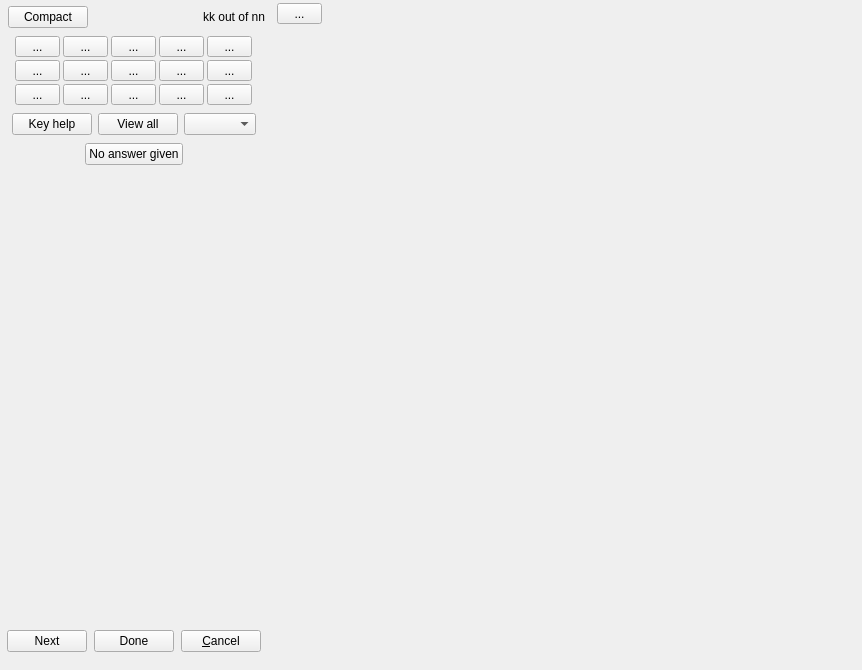
<?xml version="1.0" encoding="UTF-8"?>
<ui version="4.0">
 <class>annotator_rhm</class>
 <widget class="QWidget" name="annotator_rhm">
  <property name="windowModality">
   <enum>Qt::WindowModal</enum>
  </property>
  <property name="geometry">
   <rect>
    <x>0</x>
    <y>0</y>
    <width>862</width>
    <height>670</height>
   </rect>
  </property>
  <property name="windowTitle">
   <string>Annotate paper</string>
  </property>
  <layout class="QHBoxLayout" name="horizontalLayout">
   <property name="leftMargin">
    <number>0</number>
   </property>
   <property name="topMargin">
    <number>0</number>
   </property>
   <property name="rightMargin">
    <number>0</number>
   </property>
   <property name="bottomMargin">
    <number>0</number>
   </property>
   <item>
    <widget class="QFrame" name="hideableBox">
     <property name="frameShape">
      <enum>QFrame::NoFrame</enum>
     </property>
     <property name="frameShadow">
      <enum>QFrame::Raised</enum>
     </property>
     <layout class="QVBoxLayout" name="verticalLayout">
      <property name="spacing">
       <number>2</number>
      </property>
      <property name="leftMargin">
       <number>0</number>
      </property>
      <property name="topMargin">
       <number>3</number>
      </property>
      <property name="rightMargin">
       <number>0</number>
      </property>
      <item>
       <widget class="QFrame" name="frame_1">
        <property name="frameShape">
         <enum>QFrame::NoFrame</enum>
        </property>
        <property name="frameShadow">
         <enum>QFrame::Plain</enum>
        </property>
        <layout class="QHBoxLayout" name="modeLayout" stretch="0,0,0">
         <property name="spacing">
          <number>3</number>
         </property>
         <property name="leftMargin">
          <number>3</number>
         </property>
         <property name="topMargin">
          <number>3</number>
         </property>
         <property name="rightMargin">
          <number>3</number>
         </property>
         <property name="bottomMargin">
          <number>3</number>
         </property>
         <item alignment="Qt::AlignRight">
          <widget class="QPushButton" name="hideButton">
           <property name="text">
            <string>Compact</string>
           </property>
          </widget>
         </item>
         <item alignment="Qt::AlignHCenter">
          <widget class="QLabel" name="modeLabel">
           <property name="text">
            <string notr="true">&lt;mode&gt;</string>
           </property>
           <property name="alignment">
            <set>Qt::AlignCenter</set>
           </property>
          </widget>
         </item>
         <item alignment="Qt::AlignRight">
          <widget class="QLabel" name="markLabel">
           <property name="text">
            <string>kk out of nn</string>
           </property>
          </widget>
         </item>
        </layout>
       </widget>
      </item>
      <item alignment="Qt::AlignHCenter">
       <widget class="QFrame" name="frame">
        <property name="sizePolicy">
         <sizepolicy hsizetype="Fixed" vsizetype="Fixed">
          <horstretch>0</horstretch>
          <verstretch>0</verstretch>
         </sizepolicy>
        </property>
        <layout class="QGridLayout" name="toolLayout">
         <property name="leftMargin">
          <number>3</number>
         </property>
         <property name="topMargin">
          <number>3</number>
         </property>
         <property name="rightMargin">
          <number>3</number>
         </property>
         <property name="bottomMargin">
          <number>3</number>
         </property>
         <property name="spacing">
          <number>3</number>
         </property>
         <item row="0" column="4">
          <widget class="QToolButton" name="penButton">
           <property name="minimumSize">
            <size>
             <width>45</width>
             <height>0</height>
            </size>
           </property>
           <property name="toolTip">
            <string>press t</string>
           </property>
           <property name="text">
            <string>...</string>
           </property>
          </widget>
         </item>
         <item row="1" column="4">
          <widget class="QToolButton" name="textButton">
           <property name="minimumSize">
            <size>
             <width>45</width>
             <height>0</height>
            </size>
           </property>
           <property name="toolTip">
            <string>press g</string>
           </property>
           <property name="text">
            <string>...</string>
           </property>
          </widget>
         </item>
         <item row="2" column="3">
          <widget class="QToolButton" name="commentDownButton">
           <property name="minimumSize">
            <size>
             <width>45</width>
             <height>0</height>
            </size>
           </property>
           <property name="toolTip">
            <string>press v</string>
           </property>
           <property name="toolTipDuration">
            <number>-1</number>
           </property>
           <property name="text">
            <string>...</string>
           </property>
          </widget>
         </item>
         <item row="0" column="3">
          <widget class="QToolButton" name="commentUpButton">
           <property name="minimumSize">
            <size>
             <width>45</width>
             <height>0</height>
            </size>
           </property>
           <property name="toolTip">
            <string>press r</string>
           </property>
           <property name="toolTipDuration">
            <number>-1</number>
           </property>
           <property name="text">
            <string>...</string>
           </property>
          </widget>
         </item>
         <item row="0" column="0">
          <widget class="QToolButton" name="panButton">
           <property name="minimumSize">
            <size>
             <width>45</width>
             <height>0</height>
            </size>
           </property>
           <property name="toolTip">
            <string>press q</string>
           </property>
           <property name="text">
            <string>...</string>
           </property>
          </widget>
         </item>
         <item row="2" column="4">
          <widget class="QToolButton" name="lineButton">
           <property name="minimumSize">
            <size>
             <width>45</width>
             <height>0</height>
            </size>
           </property>
           <property name="toolTip">
            <string>press b</string>
           </property>
           <property name="text">
            <string>...</string>
           </property>
          </widget>
         </item>
         <item row="1" column="2">
          <widget class="QToolButton" name="tickButton">
           <property name="minimumSize">
            <size>
             <width>45</width>
             <height>0</height>
            </size>
           </property>
           <property name="toolTip">
            <string>press d</string>
           </property>
           <property name="toolTipDuration">
            <number>-1</number>
           </property>
           <property name="text">
            <string>...</string>
           </property>
          </widget>
         </item>
         <item row="2" column="0">
          <widget class="QToolButton" name="moveButton">
           <property name="minimumSize">
            <size>
             <width>45</width>
             <height>0</height>
            </size>
           </property>
           <property name="toolTip">
            <string>press z</string>
           </property>
           <property name="text">
            <string>...</string>
           </property>
          </widget>
         </item>
         <item row="0" column="1">
          <widget class="QToolButton" name="redoButton">
           <property name="minimumSize">
            <size>
             <width>45</width>
             <height>0</height>
            </size>
           </property>
           <property name="toolTip">
            <string>press w</string>
           </property>
           <property name="text">
            <string>...</string>
           </property>
          </widget>
         </item>
         <item row="1" column="0">
          <widget class="QToolButton" name="zoomButton">
           <property name="minimumSize">
            <size>
             <width>45</width>
             <height>0</height>
            </size>
           </property>
           <property name="toolTip">
            <string>press a</string>
           </property>
           <property name="text">
            <string>...</string>
           </property>
          </widget>
         </item>
         <item row="2" column="1">
          <widget class="QToolButton" name="deleteButton">
           <property name="minimumSize">
            <size>
             <width>45</width>
             <height>0</height>
            </size>
           </property>
           <property name="toolTip">
            <string>press x</string>
           </property>
           <property name="text">
            <string>...</string>
           </property>
          </widget>
         </item>
         <item row="1" column="3">
          <widget class="QToolButton" name="commentButton">
           <property name="minimumSize">
            <size>
             <width>45</width>
             <height>0</height>
            </size>
           </property>
           <property name="toolTip">
            <string>press f</string>
           </property>
           <property name="toolTipDuration">
            <number>-1</number>
           </property>
           <property name="text">
            <string>...</string>
           </property>
          </widget>
         </item>
         <item row="1" column="1">
          <widget class="QToolButton" name="undoButton">
           <property name="minimumSize">
            <size>
             <width>45</width>
             <height>0</height>
            </size>
           </property>
           <property name="toolTip">
            <string>press s</string>
           </property>
           <property name="text">
            <string>...</string>
           </property>
          </widget>
         </item>
         <item row="0" column="2">
          <widget class="QToolButton" name="crossButton">
           <property name="minimumSize">
            <size>
             <width>45</width>
             <height>0</height>
            </size>
           </property>
           <property name="toolTip">
            <string>press e</string>
           </property>
           <property name="text">
            <string>...</string>
           </property>
          </widget>
         </item>
         <item row="2" column="2">
          <widget class="QToolButton" name="boxButton">
           <property name="minimumSize">
            <size>
             <width>45</width>
             <height>0</height>
            </size>
           </property>
           <property name="toolTip">
            <string>press c</string>
           </property>
           <property name="text">
            <string>...</string>
           </property>
          </widget>
         </item>
        </layout>
       </widget>
      </item>
      <item>
       <widget class="QFrame" name="frame_4">
        <property name="frameShape">
         <enum>QFrame::NoFrame</enum>
        </property>
        <property name="frameShadow">
         <enum>QFrame::Plain</enum>
        </property>
        <layout class="QHBoxLayout" name="buttonsLayout">
         <property name="leftMargin">
          <number>12</number>
         </property>
         <property name="topMargin">
          <number>3</number>
         </property>
         <property name="rightMargin">
          <number>12</number>
         </property>
         <property name="bottomMargin">
          <number>1</number>
         </property>
         <item>
          <widget class="QPushButton" name="keyHelpButton">
           <property name="sizePolicy">
            <sizepolicy hsizetype="Preferred" vsizetype="Fixed">
             <horstretch>0</horstretch>
             <verstretch>0</verstretch>
            </sizepolicy>
           </property>
           <property name="toolTip">
            <string>List shortcut keys</string>
           </property>
           <property name="text">
            <string>Key help</string>
           </property>
          </widget>
         </item>
         <item>
          <widget class="QPushButton" name="viewButton">
           <property name="sizePolicy">
            <sizepolicy hsizetype="Preferred" vsizetype="Fixed">
             <horstretch>0</horstretch>
             <verstretch>0</verstretch>
            </sizepolicy>
           </property>
           <property name="toolTip">
            <string>Show entire paper in new window</string>
           </property>
           <property name="text">
            <string>View all</string>
           </property>
          </widget>
         </item>
         <item>
          <widget class="QComboBox" name="zoomCB"/>
         </item>
        </layout>
       </widget>
      </item>
      <item>
       <widget class="QFrame" name="markBox">
        <property name="sizePolicy">
         <sizepolicy hsizetype="Minimum" vsizetype="Preferred">
          <horstretch>0</horstretch>
          <verstretch>0</verstretch>
         </sizepolicy>
        </property>
        <layout class="QGridLayout" name="markGrid">
         <property name="leftMargin">
          <number>3</number>
         </property>
         <property name="topMargin">
          <number>1</number>
         </property>
         <property name="rightMargin">
          <number>3</number>
         </property>
         <property name="bottomMargin">
          <number>1</number>
         </property>
         <property name="spacing">
          <number>3</number>
         </property>
        </layout>
       </widget>
      </item>
      <item>
       <widget class="QFrame" name="frame_5">
        <layout class="QHBoxLayout" name="horizontalLayout_2">
         <property name="spacing">
          <number>6</number>
         </property>
         <property name="leftMargin">
          <number>12</number>
         </property>
         <property name="topMargin">
          <number>1</number>
         </property>
         <property name="rightMargin">
          <number>12</number>
         </property>
         <property name="bottomMargin">
          <number>1</number>
         </property>
         <item>
          <spacer name="horizontalSpacer_2">
           <property name="orientation">
            <enum>Qt::Horizontal</enum>
           </property>
           <property name="sizeHint" stdset="0">
            <size>
             <width>40</width>
             <height>20</height>
            </size>
           </property>
          </spacer>
         </item>
         <item>
          <widget class="QPushButton" name="noAnswerButton">
           <property name="text">
            <string>No answer given</string>
           </property>
          </widget>
         </item>
         <item>
          <spacer name="horizontalSpacer">
           <property name="orientation">
            <enum>Qt::Horizontal</enum>
           </property>
           <property name="sizeHint" stdset="0">
            <size>
             <width>40</width>
             <height>20</height>
            </size>
           </property>
          </spacer>
         </item>
        </layout>
       </widget>
      </item>
      <item>
       <widget class="QFrame" name="frame_3">
        <property name="sizePolicy">
         <sizepolicy hsizetype="Preferred" vsizetype="Expanding">
          <horstretch>0</horstretch>
          <verstretch>2</verstretch>
         </sizepolicy>
        </property>
        <layout class="QGridLayout" name="commentGrid">
         <property name="leftMargin">
          <number>3</number>
         </property>
         <property name="topMargin">
          <number>1</number>
         </property>
         <property name="rightMargin">
          <number>3</number>
         </property>
         <property name="bottomMargin">
          <number>3</number>
         </property>
         <property name="spacing">
          <number>3</number>
         </property>
        </layout>
       </widget>
      </item>
      <item>
       <widget class="QFrame" name="frame_2">
        <property name="sizePolicy">
         <sizepolicy hsizetype="Expanding" vsizetype="Preferred">
          <horstretch>0</horstretch>
          <verstretch>0</verstretch>
         </sizepolicy>
        </property>
        <property name="frameShape">
         <enum>QFrame::NoFrame</enum>
        </property>
        <property name="frameShadow">
         <enum>QFrame::Plain</enum>
        </property>
        <layout class="QHBoxLayout" name="ebLayout">
         <property name="spacing">
          <number>3</number>
         </property>
         <property name="leftMargin">
          <number>3</number>
         </property>
         <property name="topMargin">
          <number>3</number>
         </property>
         <property name="rightMargin">
          <number>3</number>
         </property>
         <item>
          <widget class="QPushButton" name="finishedButton">
           <property name="sizePolicy">
            <sizepolicy hsizetype="Fixed" vsizetype="Fixed">
             <horstretch>0</horstretch>
             <verstretch>0</verstretch>
            </sizepolicy>
           </property>
           <property name="toolTip">
            <string>Save and move to the next paper</string>
           </property>
           <property name="whatsThis">
            <string/>
           </property>
           <property name="text">
            <string>Next</string>
           </property>
          </widget>
         </item>
         <item>
          <widget class="QPushButton" name="finishNoRelaunchButton">
           <property name="sizePolicy">
            <sizepolicy hsizetype="Fixed" vsizetype="Fixed">
             <horstretch>0</horstretch>
             <verstretch>0</verstretch>
            </sizepolicy>
           </property>
           <property name="toolTip">
            <string>Save and return to marker window</string>
           </property>
           <property name="text">
            <string>Done</string>
           </property>
          </widget>
         </item>
         <item>
          <widget class="QPushButton" name="cancelButton">
           <property name="sizePolicy">
            <sizepolicy hsizetype="Fixed" vsizetype="Fixed">
             <horstretch>0</horstretch>
             <verstretch>0</verstretch>
            </sizepolicy>
           </property>
           <property name="toolTip">
            <string>Cancel the current annotations and return to marker window</string>
           </property>
           <property name="text">
            <string>&amp;Cancel</string>
           </property>
          </widget>
         </item>
        </layout>
       </widget>
      </item>
     </layout>
    </widget>
   </item>
   <item>
    <widget class="QFrame" name="revealBox0">
     <property name="frameShape">
      <enum>QFrame::NoFrame</enum>
     </property>
     <property name="frameShadow">
      <enum>QFrame::Raised</enum>
     </property>
     <layout class="QVBoxLayout" name="verticalLayout_2">
      <property name="spacing">
       <number>0</number>
      </property>
      <property name="leftMargin">
       <number>0</number>
      </property>
      <property name="topMargin">
       <number>0</number>
      </property>
      <property name="rightMargin">
       <number>0</number>
      </property>
      <property name="bottomMargin">
       <number>0</number>
      </property>
      <item alignment="Qt::AlignTop">
       <widget class="QFrame" name="revealBox1">
        <property name="sizePolicy">
         <sizepolicy hsizetype="Preferred" vsizetype="Minimum">
          <horstretch>0</horstretch>
          <verstretch>0</verstretch>
         </sizepolicy>
        </property>
        <property name="frameShape">
         <enum>QFrame::NoFrame</enum>
        </property>
        <property name="frameShadow">
         <enum>QFrame::Raised</enum>
        </property>
        <layout class="QGridLayout" name="revealLayout">
         <property name="leftMargin">
          <number>3</number>
         </property>
         <property name="topMargin">
          <number>3</number>
         </property>
         <property name="rightMargin">
          <number>3</number>
         </property>
         <property name="bottomMargin">
          <number>3</number>
         </property>
         <property name="spacing">
          <number>3</number>
         </property>
         <item row="1" column="0">
          <widget class="QToolButton" name="deltaButton">
           <property name="sizePolicy">
            <sizepolicy hsizetype="Fixed" vsizetype="Fixed">
             <horstretch>0</horstretch>
             <verstretch>0</verstretch>
            </sizepolicy>
           </property>
           <property name="minimumSize">
            <size>
             <width>45</width>
             <height>0</height>
            </size>
           </property>
           <property name="text">
            <string>...</string>
           </property>
          </widget>
         </item>
        </layout>
       </widget>
      </item>
      <item alignment="Qt::AlignHCenter|Qt::AlignBottom">
       <widget class="QFrame" name="revealBox2">
        <property name="sizePolicy">
         <sizepolicy hsizetype="Preferred" vsizetype="Minimum">
          <horstretch>0</horstretch>
          <verstretch>0</verstretch>
         </sizepolicy>
        </property>
        <property name="frameShape">
         <enum>QFrame::NoFrame</enum>
        </property>
        <property name="frameShadow">
         <enum>QFrame::Raised</enum>
        </property>
        <layout class="QVBoxLayout" name="revealLayout2">
         <property name="spacing">
          <number>3</number>
         </property>
         <property name="leftMargin">
          <number>3</number>
         </property>
         <property name="topMargin">
          <number>3</number>
         </property>
         <property name="rightMargin">
          <number>3</number>
         </property>
         <property name="bottomMargin">
          <number>3</number>
         </property>
        </layout>
       </widget>
      </item>
     </layout>
    </widget>
   </item>
   <item>
    <widget class="QFrame" name="pageFrame">
     <property name="sizePolicy">
      <sizepolicy hsizetype="Preferred" vsizetype="Preferred">
       <horstretch>2</horstretch>
       <verstretch>0</verstretch>
      </sizepolicy>
     </property>
     <property name="frameShape">
      <enum>QFrame::NoFrame</enum>
     </property>
     <property name="frameShadow">
      <enum>QFrame::Raised</enum>
     </property>
     <layout class="QGridLayout" name="pageFrameGrid">
      <property name="leftMargin">
       <number>0</number>
      </property>
      <property name="topMargin">
       <number>0</number>
      </property>
      <property name="rightMargin">
       <number>0</number>
      </property>
      <property name="bottomMargin">
       <number>0</number>
      </property>
     </layout>
    </widget>
   </item>
  </layout>
 </widget>
 <tabstops>
  <tabstop>finishedButton</tabstop>
  <tabstop>cancelButton</tabstop>
 </tabstops>
 <resources/>
 <connections/>
</ui>
